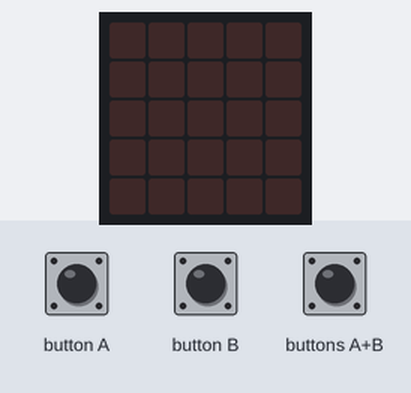
A program run on a simulated BBC micro:bit (MakeCode). Parts: the board's 5×5 LED display. The test bench sets the inputs (shaded band).

Above: at 1.2 s.
1.3 s: button A pressed for 0.15 s
At 2.9 s:
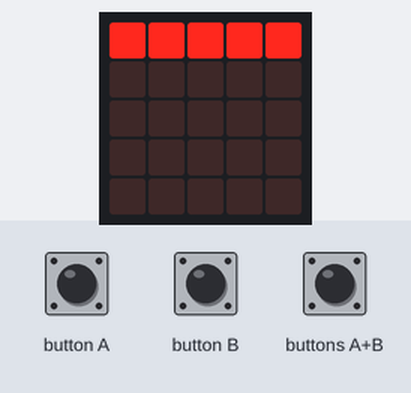
3.3 s: button B pressed for 0.15 s
At 4.4 s:
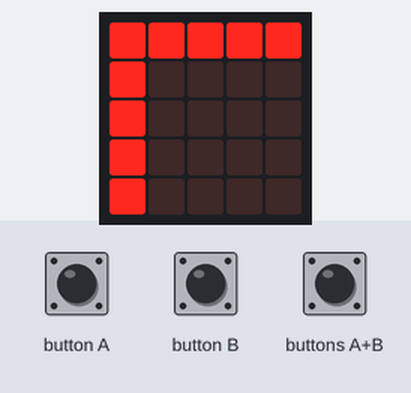
5.3 s: buttons A+B pressed for 0.15 s
At 7.1 s:
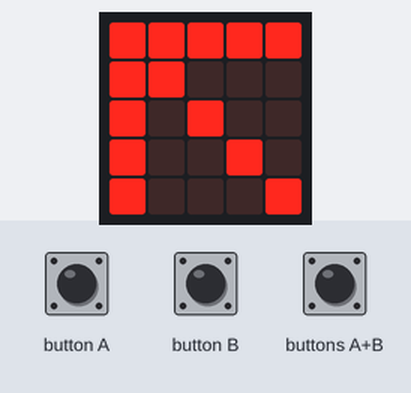
Timing chart, 0 to 8.6 s (numbered marks = the images above; inputs shaded):
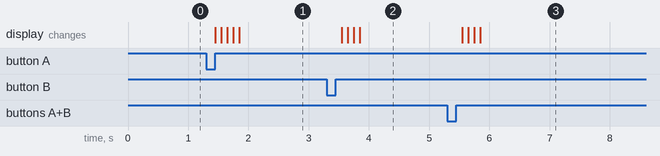

The program:

project_4.py
```python
def on_button_pressed_a():
    for i in range(5):
        led.plot(i, 0)
        basic.pause(100)
input.on_button_pressed(Button.A, on_button_pressed_a)

def on_button_pressed_ab():
    for i in range(5):
        led.plot(i, i)
        basic.pause(100)

input.on_button_pressed(Button.AB, on_button_pressed_ab)

def on_button_pressed_b():
    for j in range(5):
        led.plot(0, j)
        basic.pause(100)
input.on_button_pressed(Button.B, on_button_pressed_b)
```

Measured:
- after the input at 1.3 s, the display: first changes after 0.15 s (image 1 shows a later state)
- after the input at 3.3 s, the display: first changes after 0.25 s (image 2 shows a later state)
- after the input at 5.3 s, the display: first changes after 0.25 s (image 3 shows a later state)
